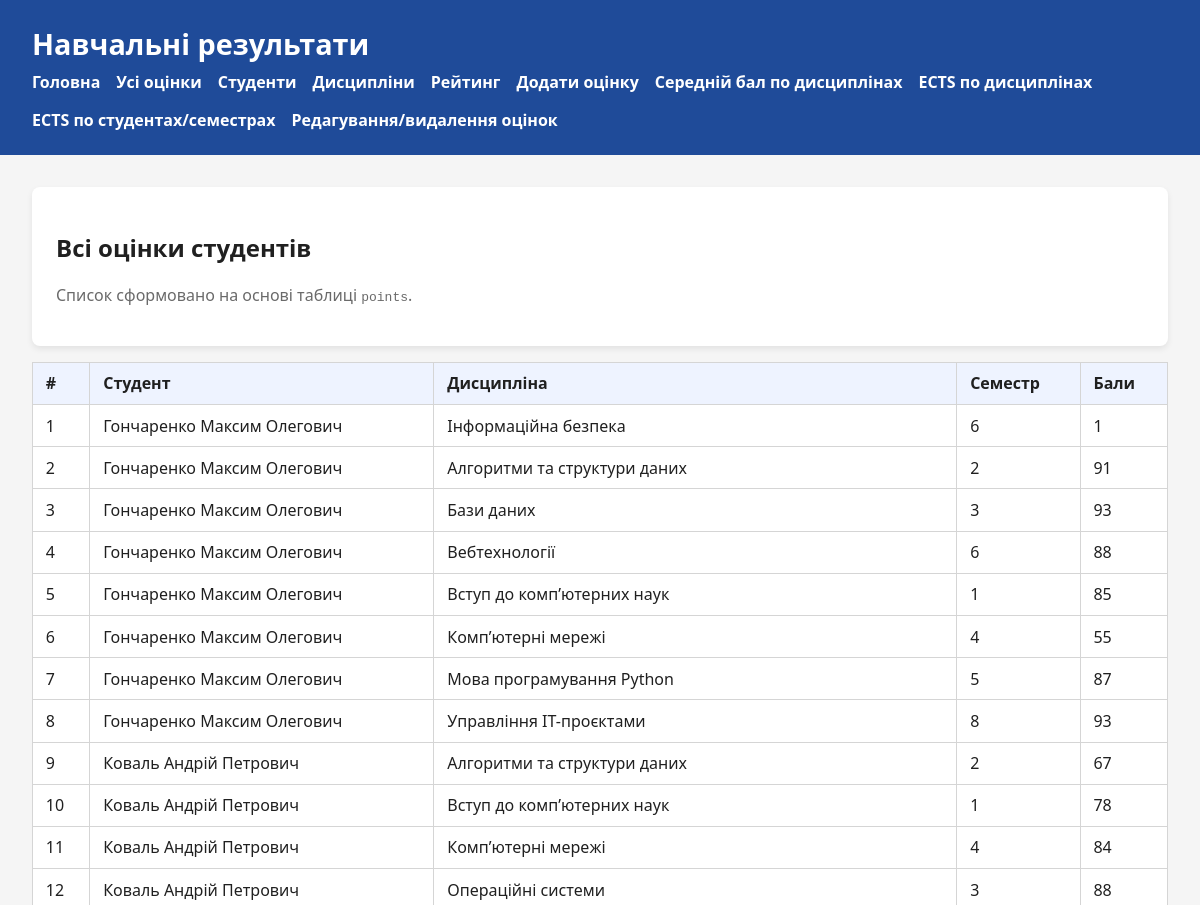
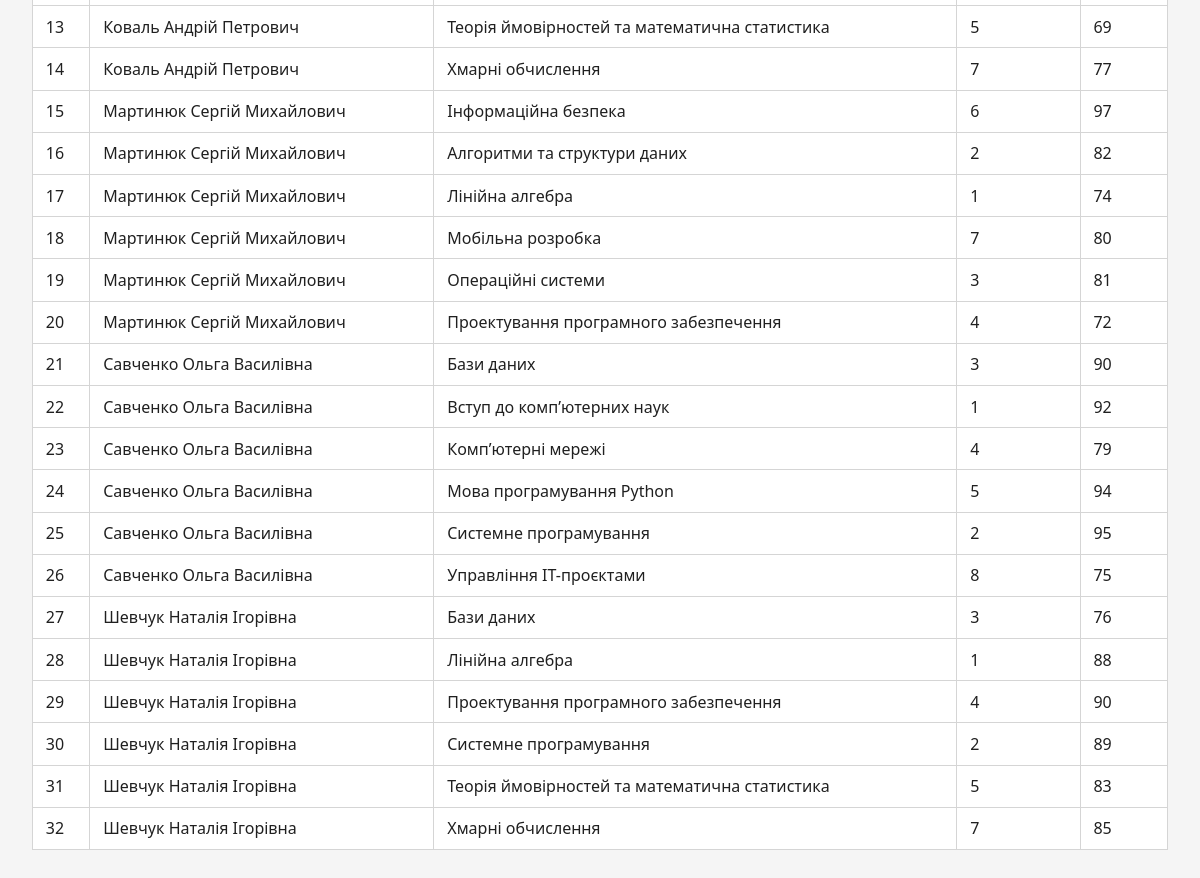
Screenshot of /grades with the database file from the repository (2 pictures, top to bottom).
### tables this page shows
CREATE TABLE "points" (
	"id"	INTEGER NOT NULL,
	"id_course"	INTEGER NOT NULL,
	"id_student"	INTEGER NOT NULL,
	"value"	INTEGER,
	PRIMARY KEY("id" AUTOINCREMENT),
	FOREIGN KEY("id_course") REFERENCES "course"("id"),
	FOREIGN KEY("id_student") REFERENCES "student"("id")
);

CREATE TABLE "student" (
	"id"	INTEGER NOT NULL,
	"name"	TEXT NOT NULL,
	PRIMARY KEY("id" AUTOINCREMENT)
);

CREATE TABLE "course" (
	"id"	INTEGER NOT NULL,
	"title"	TEXT NOT NULL,
	"semester"	INTEGER NOT NULL,
	PRIMARY KEY("id" AUTOINCREMENT)
);

### app.py (the view)
@app.route("/grades")
def grades():
    marks = fetch_all(
        """
        SELECT points.id,
               student.name AS student_name,
               course.title AS course_title,
               course.semester,
               points.value
        FROM points
        JOIN student ON student.id = points.id_student
        JOIN course ON course.id = points.id_course
        ORDER BY student.name ASC, course.title ASC
        """
    )
    return render_template("grades.html.j2", grades=marks)

### app.py (called while the page is built, shortened)
def fetch_all(query: str, params: tuple = ()) -> list[sqlite3.Row]:
    with sqlite3.connect(DB_PATH) as conn:
        conn.row_factory = sqlite3.Row
        cursor = conn.execute(query, params)
        return cursor.fetchall()

def get_session(session_id: str | None) -> dict | None:
    if not session_id:
        return None

@app.before_request
def load_current_user() -> None:
    session_id = request.cookies.get("session_id")
    g.current_user = get_session(session_id)

@app.context_processor
def inject_current_user():
    return {"current_user": getattr(g, "current_user", None)}

@app.after_request
def apply_csp(response):
    response.headers["Content-Security-Policy"] = "script-src 'self' 'unsafe-inline'"
    return response

### addition/templates/grades.html.j2
{% extends "base.html.j2" %}
{% block content %}
<div class="card">
    <h2>Всі оцінки студентів</h2>
    <p class="muted">Список сформовано на основі таблиці <code>points</code>.</p>
</div>
{% if grades %}
<table>
    <thead>
        <tr>
            <th>#</th>
            <th>Студент</th>
            <th>Дисципліна</th>
            <th>Семестр</th>
            <th>Бали</th>
        </tr>
    </thead>
    <tbody>
    {% for grade in grades %}
        <tr>
            <td>{{ loop.index }}</td>
            <td>{{ grade.student_name }}</td>
            <td>{{ grade.course_title }}</td>
            <td>{{ grade.semester }}</td>
            <td>{{ grade.value }}</td>
        </tr>
    {% endfor %}
    </tbody>
</table>
{% else %}
<p class="muted">Поки що немає жодної оцінки.</p>
{% endif %}
{% endblock %}

### addition/templates/base.html.j2 (shortened to what this page needs)
<!DOCTYPE html>
<html lang="uk">
<head>
</head>
<body>
    <header>
        <h1>{{ header or "Навчальні результати" }}</h1>
        <nav>
            <a href="{{ url_for('root_index') }}">Головна</a>
            <a href="{{ url_for('grades') }}">Усі оцінки</a>
            <a href="{{ url_for('students') }}">Студенти</a>
            <a href="{{ url_for('subjects') }}">Дисципліни</a>
            <a href="{{ url_for('ratings') }}">Рейтинг</a>
            <a href="{{ url_for('add_grade') }}">Додати оцінку</a>
            <a href="{{ url_for('avg_by_subject') }}">Середній бал по дисциплінах</a>
            <a href="{{ url_for('ects_by_subject') }}">ECTS по дисциплінах</a>
            <a href="{{ url_for('ects_by_student_sem') }}">ECTS по студентах/семестрах</a>
            <a href="{{ url_for('edit_grades_list') }}">Редагування/видалення оцінок</a>
        </nav>
    </header>
    <main>
        {% block content %}{% endblock %}
    </main>
</body>
</html>

### addition/templates/base.html.j2 (style rules this page uses)
:root { font-family: "Segoe UI", Arial, sans-serif; }
body { margin: 0; background: #f5f5f5; color: #202020; }
header { background: #1f4b99; color: #fff; padding: 1.5rem 2rem; }
header h1 { margin: 0 0 0.5rem 0; font-size: 1.8rem; }
nav { display: flex; flex-wrap: wrap; gap: 1rem; align-items: center; }
nav a { color: #fff; text-decoration: none; font-weight: 600; }
main { padding: 2rem; }
table { width: 100%; border-collapse: collapse; margin-top: 1rem; background: #fff; }
th, td { border: 1px solid #d5d5d5; padding: 0.6rem 0.8rem; text-align: left; }
th { background: #eef3ff; }
.card { background: #fff; padding: 1.5rem; border-radius: 0.5rem; box-shadow: 0 3px 6px rgba(0,0,0,0.08); }
.muted { color: #6a6a6a; }

### rows the page displays
points: student_name "Гончаренко Максим Олегович", course_title "Інформаційна безпека", semester "6", value "1"
points: student_name "Гончаренко Максим Олегович", course_title "Алгоритми та структури даних", semester "2", value "91"
points: student_name "Гончаренко Максим Олегович", course_title "Бази даних", semester "3", value "93"
points: student_name "Гончаренко Максим Олегович", course_title "Вебтехнології", semester "6", value "88"
points: student_name "Гончаренко Максим Олегович", course_title "Вступ до комп’ютерних наук", semester "1", value "85"
points: student_name "Гончаренко Максим Олегович", course_title "Комп’ютерні мережі", semester "4", value "55"
points: student_name "Гончаренко Максим Олегович", course_title "Мова програмування Python", semester "5", value "87"
points: student_name "Гончаренко Максим Олегович", course_title "Управління IT-проєктами", semester "8", value "93"
points: student_name "Коваль Андрій Петрович", course_title "Алгоритми та структури даних", semester "2", value "67"
points: student_name "Коваль Андрій Петрович", course_title "Вступ до комп’ютерних наук", semester "1", value "78"
points: student_name "Коваль Андрій Петрович", course_title "Комп’ютерні мережі", semester "4", value "84"
points: student_name "Коваль Андрій Петрович", course_title "Операційні системи", semester "3", value "88"
points: student_name "Коваль Андрій Петрович", course_title "Теорія ймовірностей та математична статистика", semester "5", value "69"
points: student_name "Коваль Андрій Петрович", course_title "Хмарні обчислення", semester "7", value "77"
points: student_name "Мартинюк Сергій Михайлович", course_title "Інформаційна безпека", semester "6", value "97"
points: student_name "Мартинюк Сергій Михайлович", course_title "Алгоритми та структури даних", semester "2", value "82"
points: student_name "Мартинюк Сергій Михайлович", course_title "Лінійна алгебра", semester "1", value "74"
points: student_name "Мартинюк Сергій Михайлович", course_title "Мобільна розробка", semester "7", value "80"
points: student_name "Мартинюк Сергій Михайлович", course_title "Операційні системи", semester "3", value "81"
points: student_name "Мартинюк Сергій Михайлович", course_title "Проектування програмного забезпечення", semester "4", value "72"
points: student_name "Савченко Ольга Василівна", course_title "Бази даних", semester "3", value "90"
points: student_name "Савченко Ольга Василівна", course_title "Вступ до комп’ютерних наук", semester "1", value "92"
points: student_name "Савченко Ольга Василівна", course_title "Комп’ютерні мережі", semester "4", value "79"
points: student_name "Савченко Ольга Василівна", course_title "Мова програмування Python", semester "5", value "94"
points: student_name "Савченко Ольга Василівна", course_title "Системне програмування", semester "2", value "95"
points: student_name "Савченко Ольга Василівна", course_title "Управління IT-проєктами", semester "8", value "75"
points: student_name "Шевчук Наталія Ігорівна", course_title "Бази даних", semester "3", value "76"
points: student_name "Шевчук Наталія Ігорівна", course_title "Лінійна алгебра", semester "1", value "88"
points: student_name "Шевчук Наталія Ігорівна", course_title "Проектування програмного забезпечення", semester "4", value "90"
points: student_name "Шевчук Наталія Ігорівна", course_title "Системне програмування", semester "2", value "89"
points: student_name "Шевчук Наталія Ігорівна", course_title "Теорія ймовірностей та математична статистика", semester "5", value "83"
points: student_name "Шевчук Наталія Ігорівна", course_title "Хмарні обчислення", semester "7", value "85"

### other values shown
{{ header or "Навчальні результати" }} "Навчальні результати"
